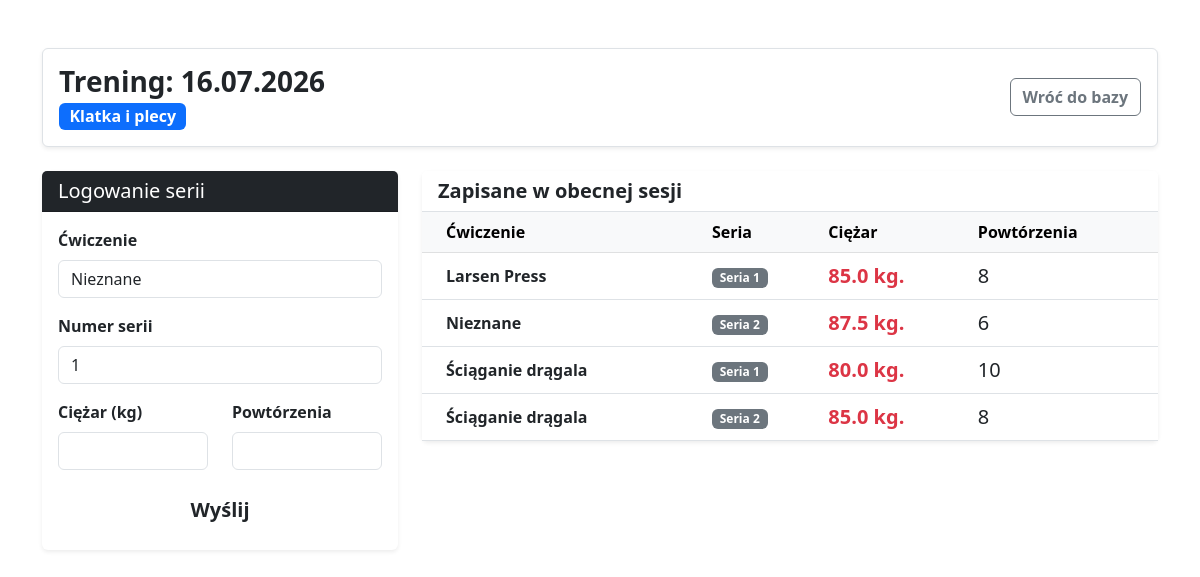
The app's page /trening/4/ with its own data.
### workout/models.py (models this page shows, shortened)
class Workout(models.Model):
    date = models.DateField()
    target_muscle = models.CharField(max_length=50)

class TrainingSet(models.Model):
    workout = models.ForeignKey(Workout, on_delete=models.CASCADE, related_name='sets')
    exercise = models.CharField(max_length=100, default="Nieznane")
    set_number = models.PositiveIntegerField(default=1, verbose_name="Numer serii")
    weight = models.FloatField()
    reps = models.IntegerField()

### workout/views.py (the view)
# urls.py: path('trening/<int:pk>/', views.workout_detail, name='workout_detail')
def workout_detail(request, pk):
     workout = get_object_or_404(Workout, pk=pk)
     if request.method == 'POST':
          form = TrainingSetForm(request.POST)
          if form.is_valid():
               new_set = form.save(commit=False)
               new_set.workout = workout
               new_set.save()
               return redirect('workout_detail', pk=workout.pk)
     else:
          form = TrainingSetForm()
     context = {
          'workout': workout,
          'form': form,
          'sets': workout.sets.all().order_by('id') # Wyciągamy dodane już serie
     }
     return render(request, 'workout/workout_detail.html', context)

### workout/forms.py
class TrainingSetForm(forms.ModelForm):
    class Meta:
        model = TrainingSet
        fields = ['exercise', 'set_number', 'weight', 'reps']
        widgets = {
            'exercise': forms.TextInput(attrs={'class': 'form-control', 'placeholder': 'np. Klatka i Niceps'}),
            'set_number': forms.NumberInput(attrs={'class': 'form-control'}),
            'weight': forms.NumberInput(attrs={'class': 'form-control', 'step': '0.5'}), # Pozwólmy na połowki kilogramów
            'reps': forms.NumberInput(attrs={'class': 'form-control'}),
        }

### workout/templates/workout/workout_detail.html (shortened to what this page needs)
<!DOCTYPE html>
<hmtl lang="pl">
    <head>
        <link href="https://cdn.jsdelivr.net/npm/bootstrap@5.3.0/dist/css/bootstrap.min.css" rel="stylesheet">
    </head>
        <body class="bd-light">
            <div class="container mt-5">
                 <div class="row mb-4">
                    <div class="col-12">
                        <div class="d-flex justify-content-between align-items-center bg-white p-3 rounded shadow-sm border">
                            <div>
                                <h3 class="fw-bold mb-1">Trening: {{workout.date|date:"d.m.Y"}}</h3>
                                <span class="badge bg-primary fs-6">{{workout.target_muscle}}</span>
                            </div>
                            <a href="{%url 'dashboard' %}" class="btn btn-outline-secondary fw-bold">Wróć do bazy</a>
                        </div>
                    </div>
                 </div>
                 <div class="row">
                     <div class="col-md-4 mb-4">
                        <div class="card shadow-sm border-0">
                            <div class="card-header bg-dark text-white">
                                <h5 class="mb-0">Logowanie serii</h5>
                            </div>
                            <div class="card-body">
                                <form method="post">
                                <div class="mb-3">
                                    <label class="form-label fw-bold">Ćwiczenie</label>
                                    {{ form.exercise }}
                                </div>
                                <div class="mb-3">
                                    <label class="form-label fw-bold">Numer serii</label>
                                    {{ form.set_number }}
                                </div>
                                <div class="row">
                                    <div class="col-6 mb-3">
                                        <label class="form-label fw-bold">Ciężar (kg)</label>
                                        {{ form.weight }}
                                    </div>
                                    <div class="col-6 mb-3">
                                        <label class="form-label fw-bold">Powtórzenia</label>
                                        {{ form.reps }}
                                    </div>
                                </div>
                                <button type="submit" class="btn btn-succes w-100 fw-bold btn-lg">Wyślij</button>
                                </form>
                            </div>
                        </div>
                     </div>
                     <div class="col-md-8">
                        <div class="card shadow-sm border-0">
                            <div class="card-header bg-white border-bottom">
                                <h5 class="mb-0 text-dark fw-bold">Zapisane w obecnej sesji</h5>
                            </div>
                            <div class="card-body p-0">
                                <table class="table table-hover mb-0">
                                    <thead class="table-light">
                                        <tr>
                                            <th class="ps-4">Ćwiczenie</th>
                                            <th>Seria</th>
                                            <th>Ciężar</th>
                                            <th>Powtórzenia</th>
                                        </tr>
                                    </thead>
                                    <tbody>
                                         {% for set in sets %}
                                         <tr>
                                            <td class="ps-4 fw-semibold align-middle">{{ set.exercise }}</td>
                                            <td class="align-middle"><span class="badge bg-secondary">Seria {{ set.set_number }}</span></td>
                                            <td class="text-danger fw-bold align-middle fs-5">{{ set.weight }} kg.</td>
                                            <td class="align-middle fs-5">{{ set.reps }}</td>
                                         </tr>
                                         {% endfor %}
                                    </tbody>
                                </table>
                            </div>
                        </div>
                     </div>
                 </div>
            </div>
        </body>
</hmtl>

### records on screen
Workout: date "16.07.2026", target_muscle "Klatka i plecy"
TrainingSet: exercise "Larsen Press", set_number "1", weight "85.0", reps "8"
TrainingSet: exercise "Nieznane", set_number "2", weight "87.5", reps "6"
TrainingSet: exercise "Ściąganie drągala", set_number "1", weight "80.0", reps "10"
TrainingSet: exercise "Ściąganie drągala", set_number "2", weight "85.0", reps "8"
